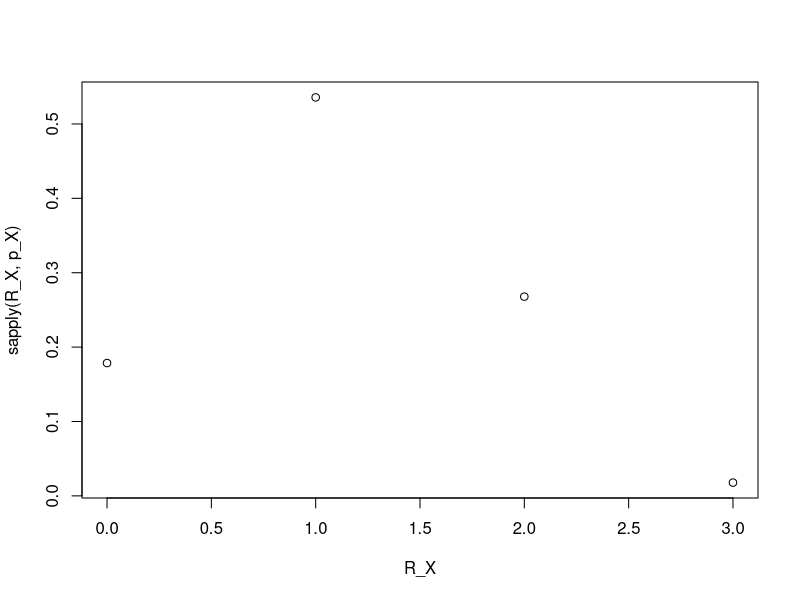
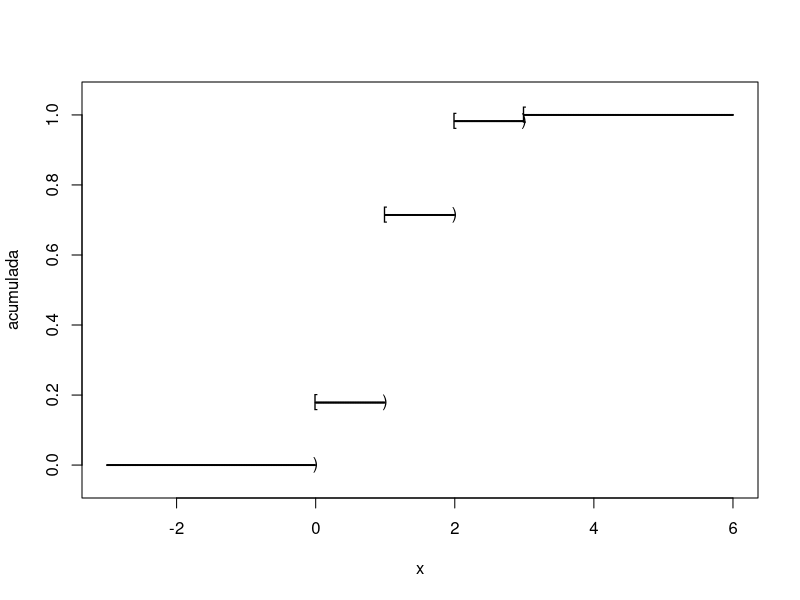

The R script that drew these images, in order: (Note: a time limit stopped this script after it produced the figures.)
p_X <- function(x)
    {
    ans <- 0
    if (x==0) ans <- 10/56
    if (x==1) ans <- 30/56
    if (x==2) ans <- 15/56
    if (x==3) ans <- 1/56
    ans
    }

R_X <- 0:3

plot(R_X, sapply(R_X, p_X))

F_X <- function(x){
    acum = 0
    for (i in 0:3)
    {
        if (x>= i & x<i+1) acum <- sum(sapply(0:i, p_X))
    }
    if (x>3)
        acum <-1
    acum
}

print(F_X(3.1))

x <- seq(-3,6, length = 1000)
acumulada <- sapply(x, F_X)
plot(x, acumulada, ylim = c(-0.05,1.05), cex=0.1)
for (x in R_X)
    {
    text(x,F_X(x), "[")
    text(x,F_X(x-0.01), ")")
}

sample(R_X, 1)

R_X

sapply(R_X, p_X)

x <- sample(R_X, 1, prob = sapply(R_X, p_X))
x

set.seed(1234)

n_rep = seq(10,100000, length = 100)

simulacion <- rep(NA, 100)


for (i in 1:100)
{
    simulacion[i] <- mean(replicate(n_rep[i], sample(R_X, 1,prob = sapply(R_X, p_X))))
}


plot(n_rep, simulacion)
abline(h=63/56,col="red")
